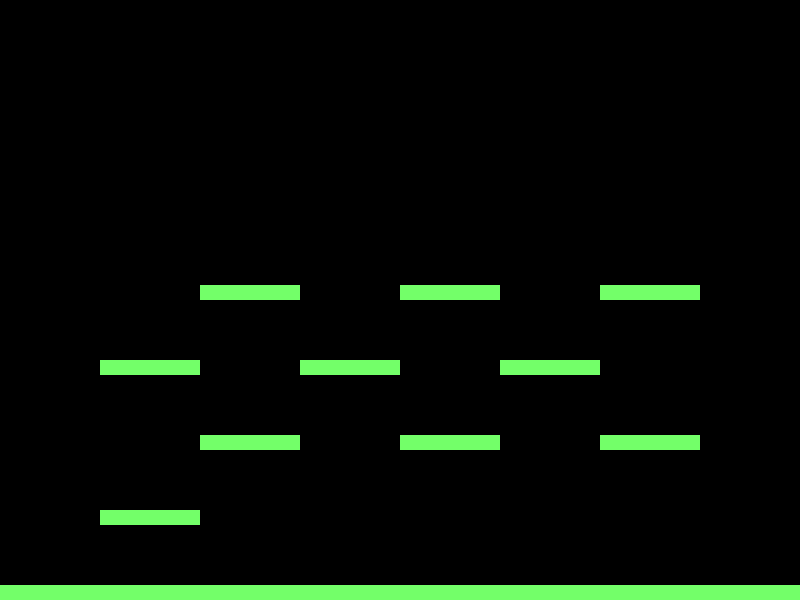

Rendered tile map (Tiled .tmx) drawn with the repository's tilesets; below, a short description and the full map source, tile grids included:
An orthogonal 8x40 tile map with 100x15 px tiles, 1 tile layer (Tile Layer 1).

<map version="1.2" tiledversion="1.3.1" orientation="orthogonal" renderorder="right-down" compressionlevel="0" width="8" height="40" tilewidth="100" tileheight="15" infinite="0" nextlayerid="2" nextobjectid="1">
 <editorsettings>
  <export format="csv" />
 </editorsettings>
 <tileset firstgid="1" source="Platform.tsx" />
 <layer id="1" name="Tile Layer 1" width="8" height="40">
  <data encoding="csv">
0,0,0,0,0,0,0,0,
0,0,0,0,0,0,0,0,
0,0,0,0,0,0,0,0,
0,0,0,0,0,0,0,0,
0,0,0,0,0,0,0,0,
0,0,0,0,0,0,0,0,
0,0,0,0,0,0,0,0,
0,0,0,0,0,0,0,0,
0,0,0,0,0,0,0,0,
0,0,0,0,0,0,0,0,
0,0,0,0,0,0,0,0,
0,0,0,0,0,0,0,0,
0,0,0,0,0,0,0,0,
0,0,0,0,0,0,0,0,
0,0,0,0,0,0,0,0,
0,0,0,0,0,0,0,0,
0,0,0,0,0,0,0,0,
0,0,0,0,0,0,0,0,
0,0,0,0,0,0,0,0,
0,0,1,0,1,0,1,0,
0,0,0,0,0,0,0,0,
0,0,0,0,0,0,0,0,
0,0,0,0,0,0,0,0,
0,0,0,0,0,0,0,0,
0,1,0,1,0,1,0,0,
0,0,0,0,0,0,0,0,
0,0,0,0,0,0,0,0,
0,0,0,0,0,0,0,0,
0,0,0,0,0,0,0,0,
0,0,1,0,1,0,1,0,
0,0,0,0,0,0,0,0,
0,0,0,0,0,0,0,0,
0,0,0,0,0,0,0,0,
0,0,0,0,0,0,0,0,
0,1,0,0,0,0,0,0,
0,0,0,0,0,0,0,0,
0,0,0,0,0,0,0,0,
0,0,0,0,0,0,0,0,
0,0,0,0,0,0,0,0,
1,1,1,1,1,1,1,1
</data>
 </layer>
</map>
